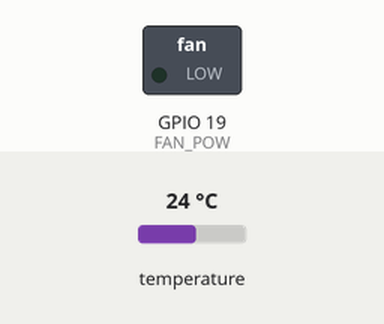
Simulated run of this sketch. Board: ESP32. On the bench: switched loads named in the sketch (green lamp = pin HIGH). Dashed ring = blinking. Inputs (shaded band) come from the test bench; at power-on: temperature 24 °C. What the sketch prints to the serial monitor is not drawn.

Above: at 0.3 s.
Timing chart, 0 to 5.8 s (numbered marks = the images above):
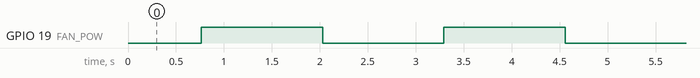

The sketch:

monitorTest.ino
```cpp
#include <OneWire.h>
#include <DallasTemperature.h>

// Definiciones para el manejo del ADC
#define MUX_EN              2
#define MUX_C               4
#define MUX_B               5
#define MUX_A               12
#define TEMP_IO             13
#define FAN_POW             19

#define RESET_CTRL          23
#define RESET_HMI           25

// Setup a oneWire instance to communicate with any OneWire devices (not just Maxim/Dallas temperature ICs)
OneWire oneWire(TEMP_IO);

// Pass our oneWire reference to Dallas Temperature.
DallasTemperature sensors(&oneWire);

// arrays to hold device address
DeviceAddress insideThermometer;


int Tinit = 0;
int Tend = 0;


void setup() {
  // put your setup code here, to run once:

  Serial.begin(115200);


  pinMode(MUX_EN, OUTPUT);  // PIN 3   velocidad
  pinMode(MUX_C, OUTPUT);  // PIN 6   velocidad
  pinMode(MUX_B, OUTPUT);   // PIN 12  velocidad
  pinMode(MUX_A, OUTPUT);  // PIN 3   velocidad
  pinMode(FAN_POW, OUTPUT);  // PIN 6   velocidad


  digitalWrite(MUX_C, LOW);  // PIN 1   velocidad
  digitalWrite(MUX_B, LOW);  // PIN 2   velocidad
  digitalWrite(MUX_A, LOW);   // PIN 3  velocidad
  digitalWrite(MUX_EN, LOW);  // PIN 4   velocidad

  Tinit = millis();
  Serial.print("Tiempo inicio = ");
  Serial.println(Tinit);


}


void loop() {
  Tend = millis();

  // call sensors.requestTemperatures() to issue a global temperature
  // request to all devices on the bus
  Serial.print("Requesting temperatures...");
  sensors.requestTemperatures(); // Send the command to get temperatures
  Serial.println("DONE");
  // After we got the temperatures, we can print them here.
  // We use the function ByIndex, and as an example get the temperature from the first sensor only.
  Serial.print("Temperature for the device 1 (index 0) is: ");
  Serial.println(sensors.getTempCByIndex(0));

  Serial.println(Tend - Tinit);

  digitalWrite(FAN_POW, !digitalRead(FAN_POW));

  delay(500);

  if (Tend - Tinit >= 15000) {
        Serial.println("Restarting");
        pinMode(RESET_HMI, OUTPUT);  // PIN 3   velocidad
        pinMode(RESET_CTRL, OUTPUT);  // PIN 3   velocidad
        digitalWrite(RESET_CTRL, HIGH);  // PIN 4   velocidad
        digitalWrite(RESET_HMI, HIGH);  // PIN 4   velocidad
        delay(50);
        digitalWrite(RESET_CTRL, LOW);  // PIN 4   velocidad
        digitalWrite(RESET_HMI, LOW);  // PIN 4   velocidad
        delay(50);
        digitalWrite(RESET_CTRL, HIGH);  // PIN 4   velocidad
        digitalWrite(RESET_HMI, HIGH);  // PIN 4   velocidad
        delay(50);
        pinMode(RESET_CTRL, INPUT);  // PIN 3   velocidad
        pinMode(RESET_HMI, INPUT);  // PIN 3   velocidad

    Tinit = millis();
  }

}
```

Measured:
- by itself, GPIO 19 (FAN_POW): alternates HIGH for 1.3 s and LOW for 1.3 s
- by itself, everything shown: repeats every 5.1 s, in 4 steps
